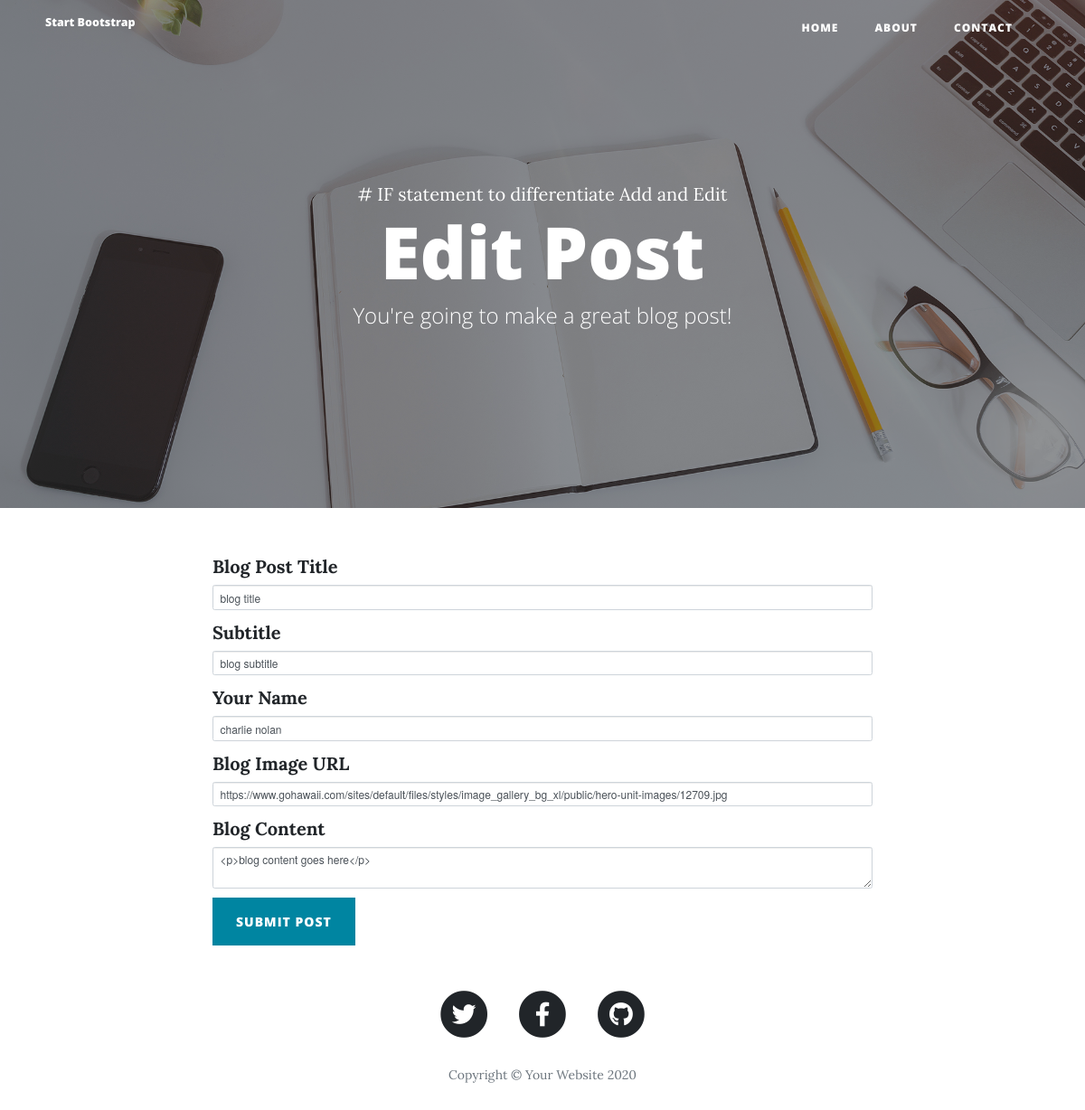
The page /edit-post/5 on the database as committed earlier.
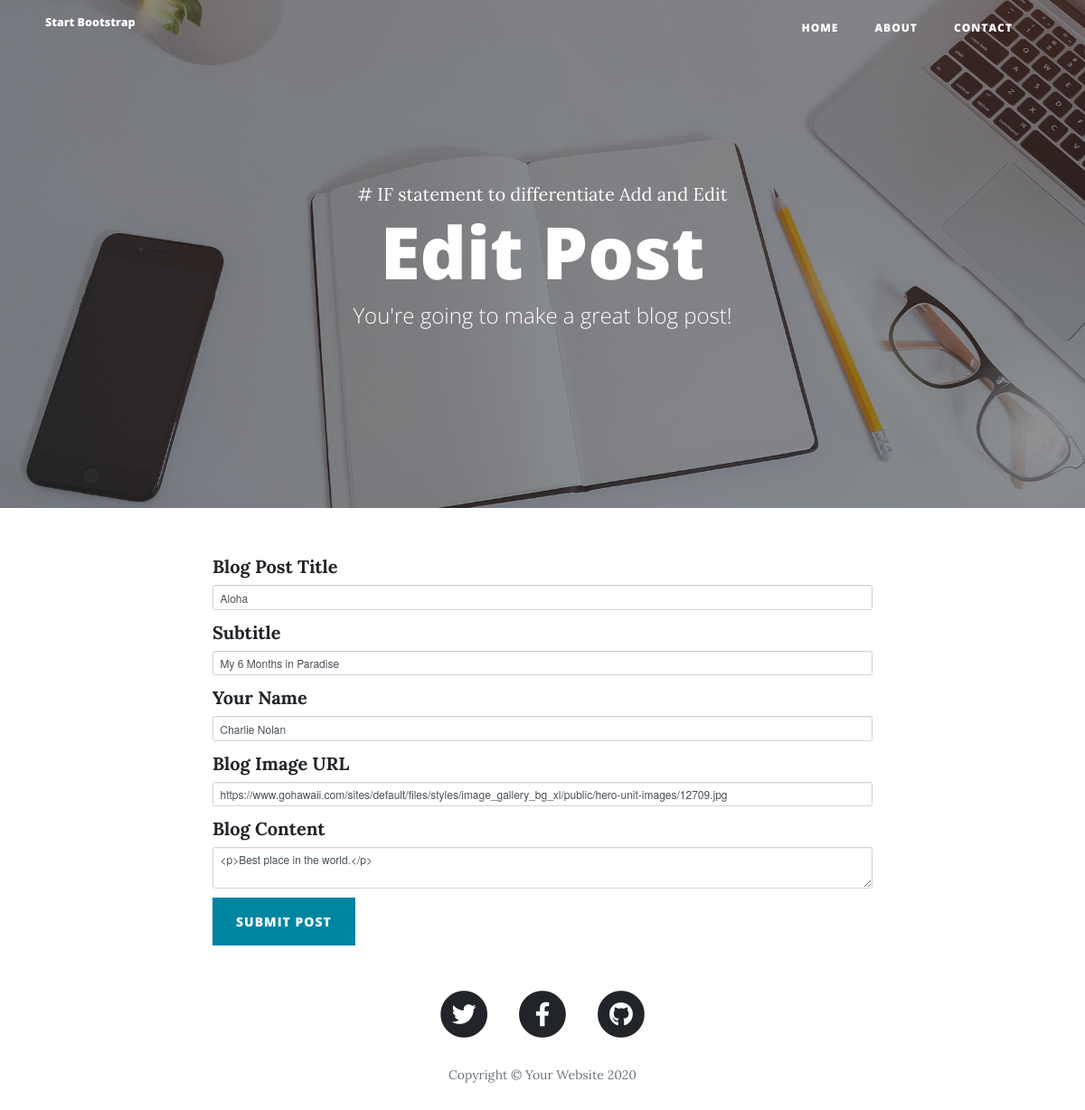
The same page on the database as committed later.
### main.py (models this page shows)
class BlogPost(db.Model):
    id = db.Column(db.Integer, primary_key=True)
    title = db.Column(db.String(250), unique=True, nullable=False)
    subtitle = db.Column(db.String(250), nullable=False)
    date = db.Column(db.String(250), nullable=False)
    body = db.Column(db.Text, nullable=False)
    author = db.Column(db.String(250), nullable=False)
    img_url = db.Column(db.String(250), nullable=False)

### main.py (the view, shortened to what this page needs)
@app.route("/edit-post/<int:post_id>", methods=["GET", "POST"])
def edit_post(post_id):
    post = BlogPost.query.get(post_id)
    edit_form = CreatePostForm(
        title = post.title,
        subtitle = post.subtitle,
        img_url = post.img_url,
        body = post.body,
        author = post.author
        )
    return render_template("make-post.html", form=edit_form, is_edit=True)

### main.py
class CreatePostForm(FlaskForm):
    title = StringField("Blog Post Title", validators=[DataRequired()])
    subtitle = StringField("Subtitle", validators=[DataRequired()])
    author = StringField("Your Name", validators=[DataRequired()])
    img_url = StringField("Blog Image URL", validators=[DataRequired(), URL()])
    body = CKEditorField("Blog Content", validators=[DataRequired()])
    submit = SubmitField("Submit Post")

### templates/make-post.html (shortened to what this page needs)
{% extends 'bootstrap/base.html' %}
{% import "bootstrap/wtf.html" as wtf %}
{% block content %}
{% include "header.html" %}
  <header class="masthead" style="background-image: url('{{ url_for('static', filename='img/edit-bg.jpg')}}')">
    <div class="overlay"></div>
    <div class="container">
      <div class="row">
        <div class="col-lg-8 col-md-10 mx-auto">
          <div class="page-heading">
            # IF statement to differentiate Add and Edit
            {% if is_edit: %}
            <h1>Edit Post</h1>
            {% else: %}
            <h1>New Post</h1>
            {% endif %}
            <span class="subheading">You're going to make a great blog post!</span>
          </div>
        </div>
      </div>
    </div>
  </header>
  <div class="container">
    <div class="row">
      <div class="col-lg-8 col-md-10 mx-auto">
        {{ wtf.quick_form(form, novalidate=True, button_map={"submit": "primary"}) }}
      </div>
    </div>
  </div>
{% include "footer.html" %}
{% endblock %}

### templates/header.html (shortened to what this page needs)
<!DOCTYPE html>
<html lang="en">
<head>
  <link href="{{ url_for('static', filename='vendor/bootstrap/css/bootstrap.min.css') }}" rel="stylesheet">
  <link href="{{ url_for('static', filename='vendor/fontawesome-free/css/all.min.css')}}" rel="stylesheet" type="text/css">
  <link href="{{ url_for('static', filename='css/clean-blog.min.css')}}" rel="stylesheet">
</head>
<body>
  <nav class="navbar navbar-expand-lg navbar-light fixed-top" id="mainNav">
    <div class="container">
      <a class="navbar-brand" href="index.html">Start Bootstrap</a>
      <div class="collapse navbar-collapse" id="navbarResponsive">
        <ul class="navbar-nav ml-auto">
          <li class="nav-item">
            <a class="nav-link" href="/">Home</a>
          </li>
          <li class="nav-item">
            <a class="nav-link" href="/about">About</a>
          </li>
          <li class="nav-item">
            <a class="nav-link" href="/contact">Contact</a>
          </li>
        </ul>
      </div>
    </div>
  </nav>

### templates/footer.html (shortened to what this page needs)
  <footer>
    <div class="container">
      <div class="row">
        <div class="col-lg-8 col-md-10 mx-auto">
          <ul class="list-inline text-center">
            <li class="list-inline-item">
              <a href="#">
                <span class="fa-stack fa-lg">
                  <i class="fas fa-circle fa-stack-2x"></i>
                  <i class="fab fa-twitter fa-stack-1x fa-inverse"></i>
                </span>
              </a>
            </li>
            <li class="list-inline-item">
              <a href="#">
                <span class="fa-stack fa-lg">
                  <i class="fas fa-circle fa-stack-2x"></i>
                  <i class="fab fa-facebook-f fa-stack-1x fa-inverse"></i>
                </span>
              </a>
            </li>
            <li class="list-inline-item">
              <a href="#">
                <span class="fa-stack fa-lg">
                  <i class="fas fa-circle fa-stack-2x"></i>
                  <i class="fab fa-github fa-stack-1x fa-inverse"></i>
                </span>
              </a>
            </li>
          </ul>
          <p class="copyright text-muted">Copyright &copy; Your Website 2020</p>
        </div>
      </div>
    </div>
  </footer>
</body>
</html>

Rows that differ between the two databases and show on the page:
changed BlogPost: title "blog title" → "Aloha"; subtitle "blog subtitle" → "My 6 Months in Paradise"; author "charlie nolan" → "Charlie Nolan"; body "<p>blog content goes here</p>" → "<p>Best place in the world.</p>"
